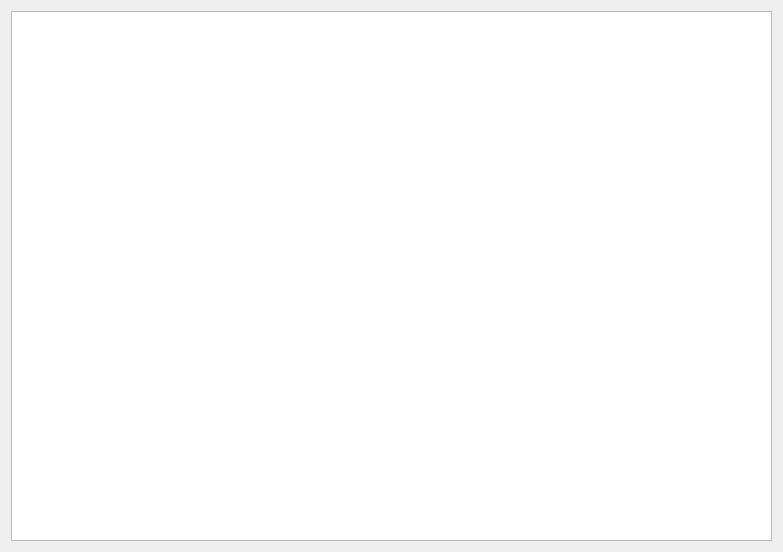
<?xml version="1.0" encoding="UTF-8"?>
<ui version="4.0">
 <class>FireflyScheduleStatusWdgt</class>
 <widget class="QWidget" name="FireflyScheduleStatusWdgt">
  <property name="geometry">
   <rect>
    <x>0</x>
    <y>0</y>
    <width>783</width>
    <height>552</height>
   </rect>
  </property>
  <property name="windowTitle">
   <string>Form</string>
  </property>
  <layout class="QVBoxLayout" name="verticalLayout">
   <item>
    <widget class="QPlainTextEdit" name="plainTextEdit"/>
   </item>
  </layout>
 </widget>
 <resources/>
 <connections/>
</ui>
